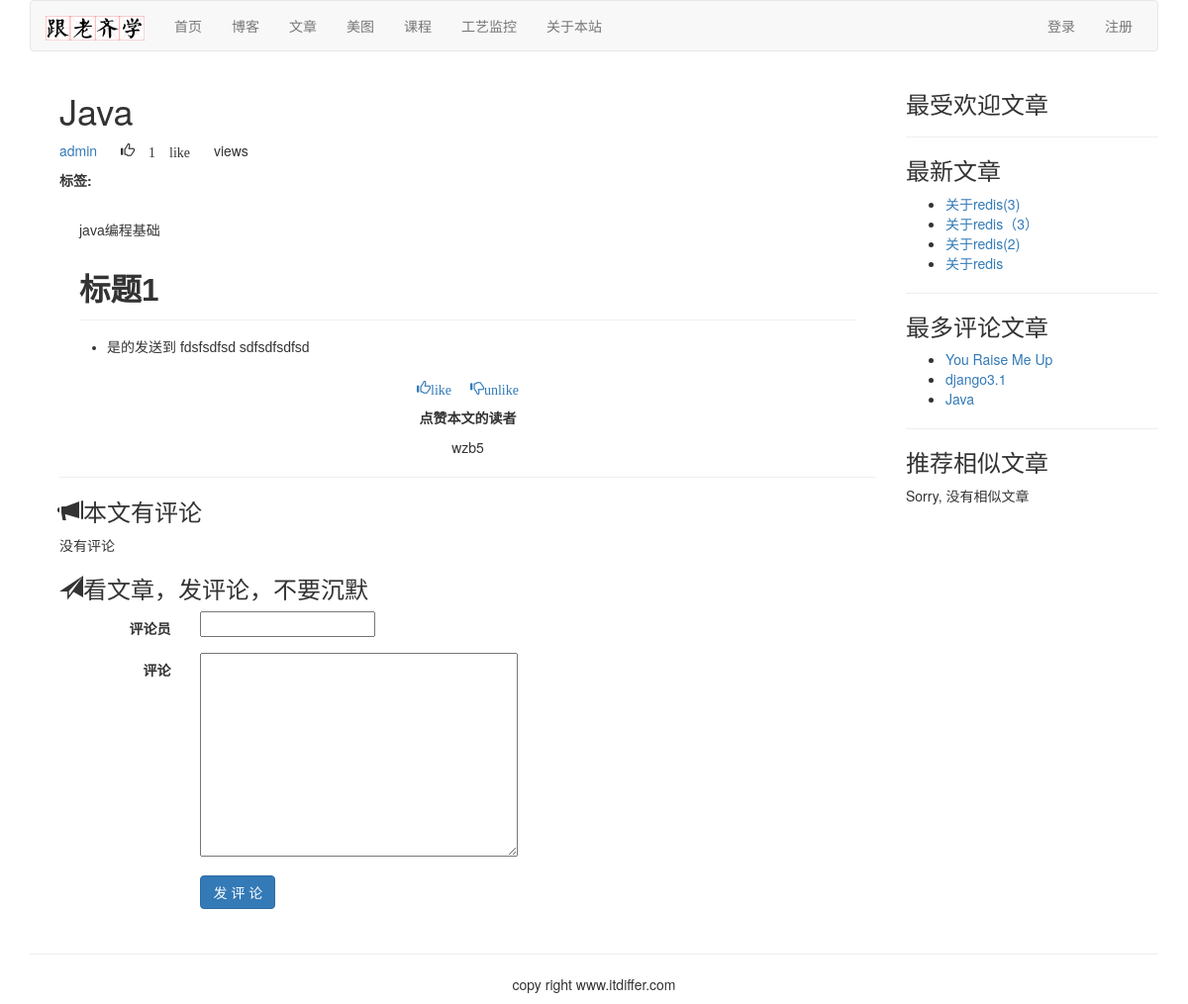
Page /article/article-content/3/Java/ on the committed database.
### article/models.py (models this page shows, shortened)
class ArticlePost(models.Model):
    author = models.ForeignKey(User, on_delete=models.CASCADE, related_name="article")
    title = models.CharField(max_length=200)
    slug = models.SlugField(max_length=500)
    column = models.ForeignKey(ArticleColumn, on_delete=models.CASCADE, related_name="article_column")
    body = models.TextField()
    created = models.DateTimeField(default=timezone.now)
    updated = models.DateTimeField(auto_now=True)
    users_like = models.ManyToManyField(User, related_name="articles_like", blank=True)
    article_tag = models.ManyToManyField(ArticleTag, related_name='article_tag', blank=True)
    class Meta:
        ordering = ("title",)
        index_together = (('id', 'slug'), )
    def get_url_path(self):
        return reverse("article:article_content", args=[self.id, self.slug])

### article/list_views.py (the view)
# urls.py: path('article-content/<int:id>/<slug:slug>/', list_views.article_detail, name="article_content"),
def article_detail(request, id, slug):
    article = get_object_or_404(ArticlePost, id=id, slug=slug)
    total_views = r.incr("article:{}:views".format(article.id))
    r.zincrby('article_ranking', 1, article.id)
    article_ranking = r.zrange('article_ranking', 0, -1, desc=True)[:10]
    article_ranking_ids = [int(id) for id in article_ranking]
    most_viewed = list(ArticlePost.objects.filter(id__in=article_ranking_ids))
    most_viewed.sort(key=lambda x: article_ranking_ids.index(x.id))
    if request.method == "POST":
        comment_form = CommentForm(data=request.POST)
        if comment_form.is_valid():
            new_comment = comment_form.save(commit=False)
            new_comment.article = article
            new_comment.save()
    else:
        comment_form = CommentForm()
    article_tags_ids = article.article_tag.values_list("id", flat=True)
    similar_articles = ArticlePost.objects.filter(article_tag__in=article_tags_ids).exclude(id=article.id)
    similar_articles = similar_articles.annotate(same_tags=Count("article_tag")).order_by('-same_tags', '-created')[:4]
    return render(request, "article/list/article_content.html", {"article": article,
                                                                 "total_views": total_views,
                                                                 "most_viewed": most_viewed,
                                                                 "comment_form": comment_form,
                                                                 "similar_articles":similar_articles})

### article/forms.py
class CommentForm(forms.ModelForm):
    class Meta:
        model = Comment
        fields = ("commentator", "body",)

### article/templatetags/article_tags.py (called while the page is built)
@register.inclusion_tag('article/list/latest_articles.html')
def latest_articles(n=5):
    latest_article = ArticlePost.objects.order_by("-created")[:n]
    return {"latest_articles": latest_article}

@register.simple_tag
def most_commented_articles(n=3):
    return ArticlePost.objects.annotate(total_comments=Count('comments')).order_by("-total_comments")[:n]

@register.filter(name="markdown")
def markdown_filter(text):
    return mark_safe(markdown.markdown(text))

### templates/article/list/article_content.html (shortened to what this page needs)
{% extends "base.html" %}
{% load static %}
{% load article_tags %}
{% block content %}
{% with total_likes=article.users_like.count users_like=article.users_like.all %}
<div class="container">
<div class="col-md-9">
    <header>
        <h1>{{ article.title }}</h1>
        <p>
            <a href="{% url 'article:author_articles' article.author.username %}">{{ article.author.username }}</a>
            <span style="margin-left:20px" class="glyphicon glyphicon-thumbs-up">
                {{ total_likes }} like {{ total_likes | pluralize }}
            </span>
            <span style="margin-left: 20px">
                {{ total_views }}view{{ total_views | pluralize }}
            </span>
            <p> <span style="margin-right: 10px"><strong>标签:</strong></span>
            </p>
    </header>
    <link rel="stylesheet" href="{% static 'editor/css/editormd.preview.css' %}" />
    <div id='editormd-view'>
        {{ article.body | markdown }}
    </div>
    <div>
        <p class="text-center">
            <a onclick="like_article({{article.id}}, 'like')" href="#">
                <span class="glyphicon glyphicon-thumbs-up">like</span>
            </a>
            <a onclick="like_article({{article.id}}, 'unlike')" href="#">
                <span style="margin-left: 15px;" class="glyphicon glyphicon-thumbs-down">unlike</span>
            </a>
        </p>
    </div>
    <div>
        <p class="text-center"><strong>点赞本文的读者</strong></p>
        {% for user in article.users_like.all %}
        <p class="text-center">{{user.username}}</p>
        {% empty %}
        <p class="text-center">还没有人对此文章表态</p>
        {% endfor %}
    </div>
    <hr>
    <div>
        <h3><span class="glyphicon glyphicon-bullhorn"></span>本文有{{ comments.count }}评论</h3>
        {% for comment in article.comments.all %}
        <div>
            <p><strong>{{ comment.commentator }}</strong>说:</p>
            <p style="margin-left:40px;">{{ comment.body }}</p>
        </div>
        {% empty %}
        <p>没有评论</p>
        {% endfor %}
        <h3><span class="glyphicon glyphicon-send"></span>看文章，发评论，不要沉默</h3>
        <form action="." method="post" class="form-horizontal" role="form">{% csrf_token %}
            <div class="form-group">
                <label for="inputEmail3" class="col-sm-2 control-label">评论员</label>
                <div class="col-sm-10">
                    {{ comment_form.commentator }}
                </div>
            </div>
            <div class="form-group">
                <label for="inputEmail3" class="col-sm-2 control-label">评论</label>
                <div class="col-sm-10">
                    {{ comment_form.body }}
                </div>
            </div>
            <div class="form-group">
                <div class="col-sm-offset-2 col-sm-10">
                    <p><input type="submit" name="" value="发 评 论" class="btn btn-primary"> </p>
                </div>
            </div>
        </form>
    </div>
</div>
    <div class="col-md-3">
        <p class="text-center"><h3>最受欢迎文章</h3></p>
        <hr>
        <p class="text-center"><h3>最新文章</h3></p>
        {% latest_articles 4 %}
        <hr>
        <p class="text-center"><h3>最多评论文章</h3></p>
        {% most_commented_articles as most_comments %}
        <ul>
            {% for comment_article in most_comments %}
            <li>
                <a href="{{ comment_article.get_url_path }}">{{ comment_article.title }}</a>
            </li>
            {% endfor %}
        </ul>
        <hr>
        <p class="text-center"><h3>推荐相似文章</h3></p>
        {% for similar in similar_articles %}
        <p><a href="{{ similar.get_url_path }}">{{ similar.title }}</a> </p>
        {% empty %}
        <p>Sorry, 没有相似文章</p>
        {% endfor %}
    </div>
</div>
{% endwith %}
{% endblock %}

### templates/article/list/latest_articles.html
<ul>
    {% for article in latest_articles %}
    <li>
        <a href="{{ article.get_url_path }}">{{ article.title }}</a>
    </li>
    {% endfor %}
</ul>

### static/editor/css/editormd.preview.css (style rules this page uses)
.markdown-body { -ms-text-size-adjust: 100%; -webkit-text-size-adjust: 100%; color: #333; overflow: hidden; font-family: "Microsoft YaHei", Helvetica, "Meiryo UI", "Malgun Gothic", "Segoe UI", "Trebuchet MS", "Monaco", monospace, Tahoma, STXihei, "华文细黑", STHeiti, "Helvetica Neue", "Droid Sans", "wenquanyi micro hei", FreeSans, Arimo, Arial, SimSun, "宋体", Heiti, "黑体", sans-serif; font-size: 16px; line-height: 1.6; word-wrap: break-word; }
.markdown-body h1 { font-size: 2em; margin: 0.67em 0; }
.markdown-body * { -moz-box-sizing: border-box; box-sizing: border-box; }
.markdown-body h1, .markdown-body h2, .markdown-body h3, .markdown-body h4, .markdown-body h5, .markdown-body h6 { margin-top: 15px; margin-bottom: 15px; line-height: 1.1; }
.markdown-body h1 { font-size: 30px; }
.markdown-body ul, .markdown-body ol { padding: 0; margin-top: 0; margin-bottom: 0; }
.markdown-body > *:first-child { margin-top: 0 !important; }
.markdown-body > *:last-child { margin-bottom: 0 !important; }
.markdown-body h1, .markdown-body h2, .markdown-body h3, .markdown-body h4, .markdown-body h5, .markdown-body h6 { position: relative; margin-top: 1em; margin-bottom: 16px; font-weight: bold; line-height: 1.4; }
.markdown-body h1 { padding-bottom: 0.3em; font-size: 2.25em; line-height: 1.2; border-bottom: 1px solid #eee; }
.markdown-body p, .markdown-body blockquote, .markdown-body ul, .markdown-body ol, .markdown-body dl, .markdown-body table, .markdown-body pre { margin-top: 0; margin-bottom: 16px; }
.markdown-body ul, .markdown-body ol { padding-left: 2em; }
.editormd-preview-container, .editormd-html-preview { text-align: left; font-size: 14px; line-height: 1.6; padding: 20px; overflow: auto; width: 100%; background-color: #fff; }

### rows in the picture
ArticlePost: title "Java", author.username "admin", body "java编程基础 标题1 是的发送到 fdsfsdfsd sdfsdfsdfsd"
ArticlePost: title "关于redis(3)"
ArticlePost: title "关于redis（3）"
ArticlePost: title "关于redis(2)"
ArticlePost: title "关于redis"
ArticlePost: title "You Raise Me Up"
ArticlePost: title "django3.1"

### other values in the picture
{{ total_likes }} "1"
{{ total_views | pluralize }} "s"
{{ user.username }} "wzb5"
